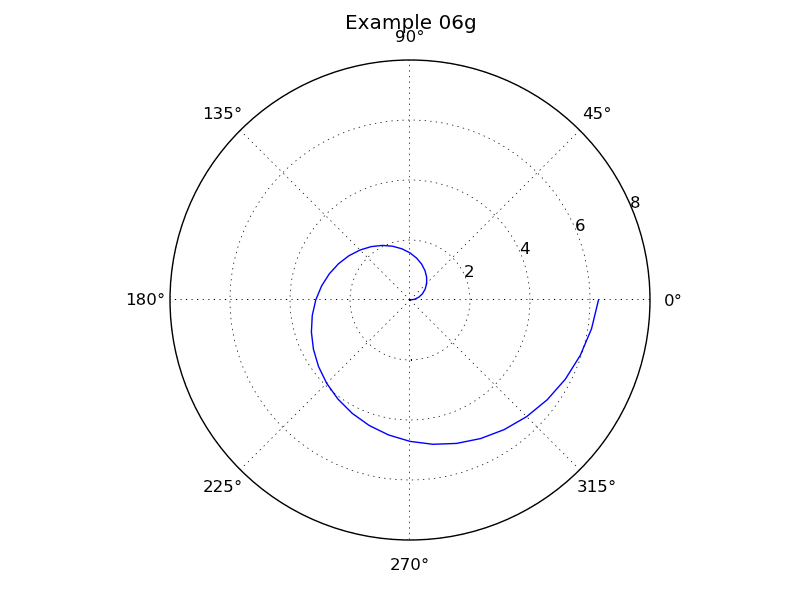

This figure's Python source:
import matplotlib.pyplot as pyplot
import plotdata

pyplot.axes(polar=True)

t = plotdata.data06t
r = plotdata.data06r

# ylim() sets the upper r value.
pyplot.ylim(ymax=8.0)
pyplot.rgrids([2.0, 4.0, 6.0, 8.0])

pyplot.polar(t,r)

pyplot.title('Example 06g')
pyplot.savefig('example06g.png')

